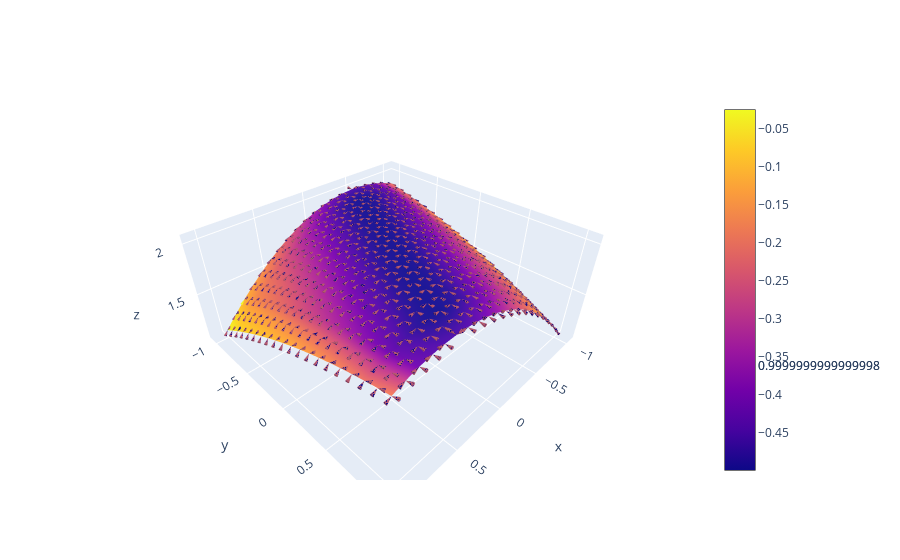

Notebook cell for this chart:
### Code cell
K, H, k1, k2, k1vec, k2vec = curvature_discrete_parametric(X, Y, Z)
# print(k2vec[:, :, 0])
# fig = px.imshow(k2, labels=dict(x="X", y="Y", color="k2"),)
fig = go.Figure(
    data=[
        go.Cone(
            x=X.ravel(),
            y=Y.ravel(),
            z=Z.ravel(),
            u=k2vec[:, :, 0].ravel(),
            v=k2vec[:, :, 1].ravel(),
            w=k2vec[:, :, 2].ravel(),
            # sizemode="absolute",
            # sizeref=2,
            anchor="tip",
        ),
        go.Cone(
            x=X.ravel(),
            y=Y.ravel(),
            z=Z.ravel(),
            u=k1vec[:, :, 0].ravel(),
            v=k1vec[:, :, 1].ravel(),
            w=k1vec[:, :, 2].ravel(),
            # sizemode="absolute",
            # sizeref=1,
            anchor="tip",
        ),
    ]
)
fig.add_trace(go.Surface(x=X, y=Y, z=Z, surfacecolor=H))
fig.show()

### Figure 1 — Plotly figure (JSON) as saved in the notebook; plotly's stock layout.template omitted (floating-point values rounded to 4 significant figures; data arrays with more than 128 entries replaced by an {"elided": "..."} marker saying what was removed)
{"data": [{"anchor": "tip", "type": "cone", "u": {"elided": "400 float values"}, "v": {"elided": "400 float values"}, "w": {"elided": "400 float values"}, "x": {"elided": "400 float values"}, "y": {"elided": "400 float values"}, "z": {"elided": "400 float values"}}, {"anchor": "tip", "type": "cone", "u": {"elided": "400 float values"}, "v": {"elided": "400 float values"}, "w": {"elided": "400 float values"}, "x": {"elided": "400 float values"}, "y": {"elided": "400 float values"}, "z": {"elided": "400 float values"}}, {"surfacecolor": {"elided": "20x20 float values"}, "type": "surface", "x": {"elided": "20x20 float values"}, "y": {"elided": "20x20 float values"}, "z": {"elided": "20x20 float values"}}], "layout": {}}
